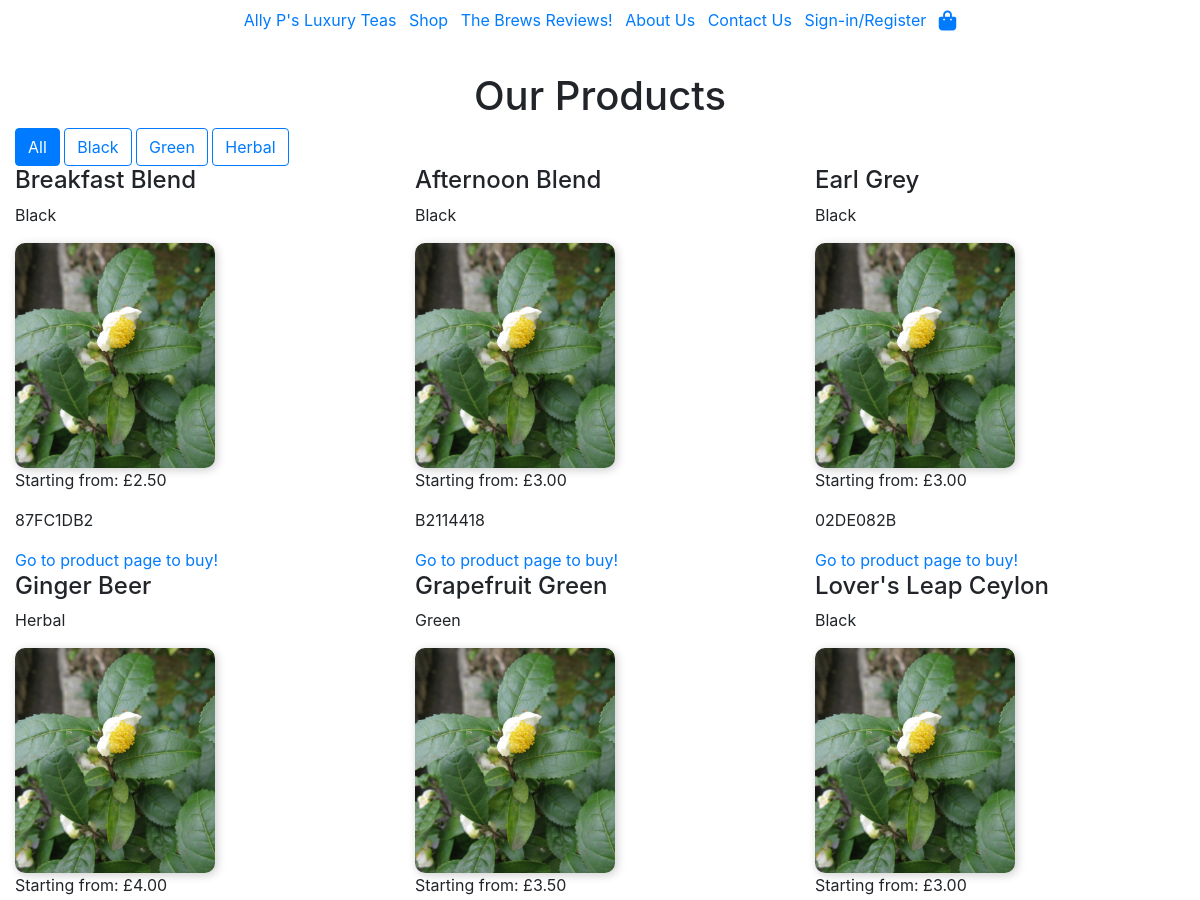
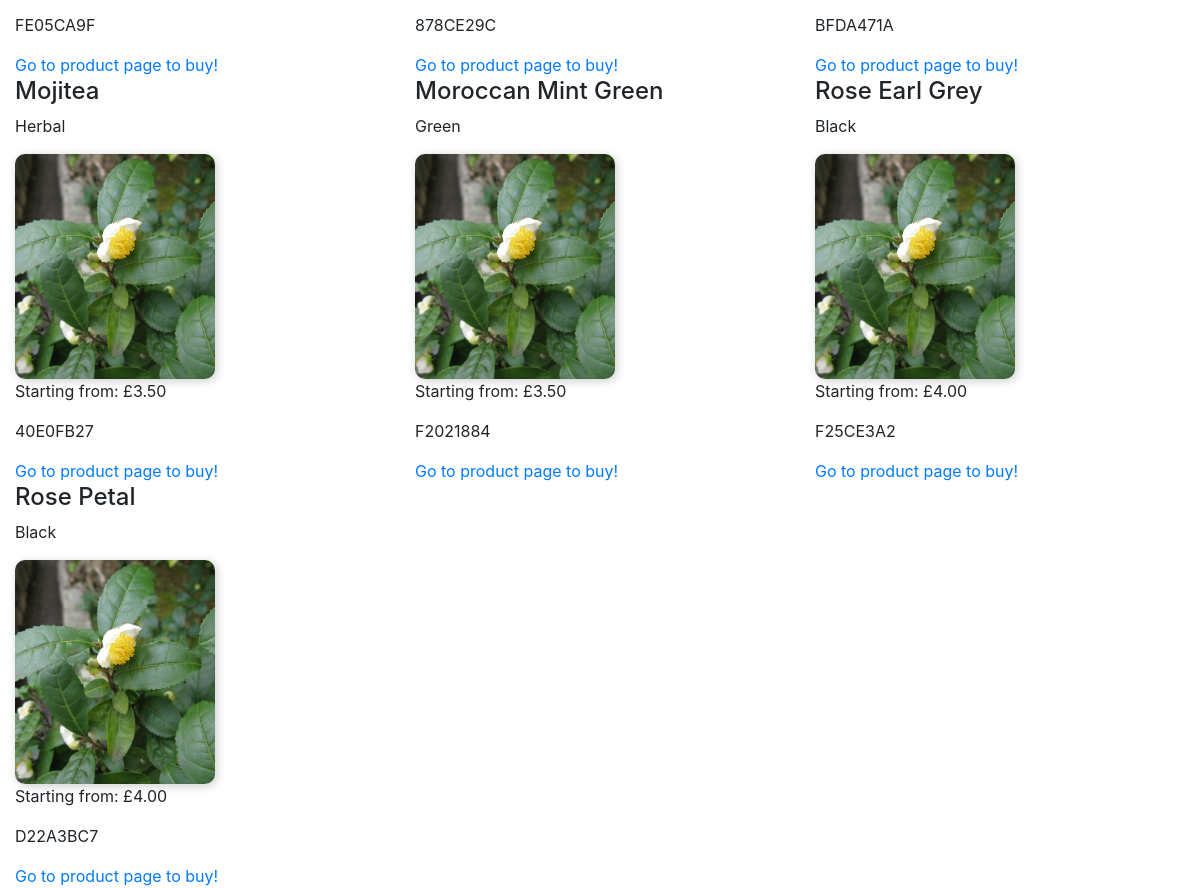
The app's page /shop/ with its own data (2 pictures, top to bottom).
### shop/models.py (models this page shows, shortened)
class Product(models.Model):
    TYPES = ((0, "Black"), (1, "Green"), (2, "Herbal"))
    name = models.CharField(max_length=65)
    sku = models.CharField(
        max_length=8,
        unique=True,
        default=generate_sku,
    )
    tea_type = models.IntegerField(choices=TYPES, default=0)
    base_price_number = models.DecimalField(max_digits=4, decimal_places=2)
    picture = models.ImageField(
        upload_to=product_image_upload_path,
        default='camellia-sinensis.jpg',
        blank=True,
    )

### shop/views.py (the view)
# urls.py: path("shop/", include("shop.urls")),
def shop(request):
    tea_type = request.GET.get("type")  # Get selected type from URL parameters
    if tea_type is not None:
        products = Product.objects.filter(tea_type=tea_type)
    else:
        products = Product.objects.all()  # Show all products if no filter
    tea_types = Product.TYPES  # Get available types from the model
    context = {
        'products': products,
        'tea_types': tea_types,
        'selected_type': tea_type,
    }
    return render(request, 'shop/shop.html', context)

### bag/contexts.py (called while the page is built, shortened)
def bag_contents(request):
    bag = request.session.get("bag", {})
    sample_product_id = request.session.get("sample_product_id")
    sample_added = bool(sample_product_id)
    bag_items = []
    total = 0
    total_items = 0
    total = round(total, 2)
    if total_items <= 1 and sample_added:
        sample_added = False
        request.session.pop("sample_product_id", None)
    context = {
        "bag_items": bag_items,
        "total_items": total_items,
        "total": total,
        "sample_added": sample_added,
        "sample_product": sample_product if sample_added else None,
    }
    return context

### shop/templates/shop/shop.html
{% extends "base.html" %}
{% block content %}
<div class="container-fluid">
<h1>Our Products</h1>
<div>
    <a href="{% url 'shop' %}" class="btn {% if not selected_type %}btn-primary{% else %}btn-outline-primary{% endif %}">
        All
    </a>
    {% for type_value, type_name in tea_types %}
        <a href="?type={{ type_value }}" class="btn {% if selected_type == type_value|stringformat:"s" %}btn-primary{% else %}btn-outline-primary{% endif %}">
            {{ type_name }}
        </a>
    {% endfor %}
</div>
<div class="row">
    {% for product in products %}
    <div class="product col-12 col-md-6 col-lg-4">
        <h4>{{ product.name }}</h4>
        <p>{{ product.get_tea_type_display }}</p>
        <img src="{{ product.picture.url }}" alt="{{ product.name }}" class="shop-img" width="200px" height="auto">
        <p>Starting from: £{{ product.base_price_number }}</p>
        <p>{{ product.sku }}</p>
        <a href="{% url 'product_detail' sku=product.sku %}">Go to product page to buy!</a>
    </div>
    {% endfor %}
</div>
</div>
{% endblock content %}

### templates/base.html (shortened to what this page needs)
{% load static %}
<!DOCTYPE html>
<html lang="en">
    <head>
        <link rel="stylesheet"
              href="https://cdn.jsdelivr.net/npm/bootstrap@4.6.0/dist/css/bootstrap.min.css" />
        <link rel="stylesheet" href="{% static 'css/base.css' %}" />
    </head>
    <body>
        <header>
            <nav class="navbar">
                <div class="container-fluid">
                    <ul class="list-inline mx-auto">
                        <li class="d-sm-none d-lg-inline-block list-inline-item">
                            <a href="{% url 'welcome' %}">
                                <p>Ally P's Luxury Teas</p>
                            </a>
                        </li>
                        <li class="list-inline-item">
                            <a href="{% url 'shop' %}">Shop</a>
                        </li>
                        <li class="list-inline-item d-none d-lg-inline-block">
                            <a href="">The Brews Reviews!</a>
                        </li>
                        <li class="list-inline-item">
                            <a href="">About Us</a>
                        </li>
                        <li class="list-inline-item">
                            <a href="">Contact Us</a>
                        </li>
                        <li class="list-inline-item">
                            {% if request.user.is_authenticated %}
                                <li class="list-inline-item dropdown">
                                    <a class="nav-link dropdown-toggle"
                                       href="#"
                                       id="accountDropdown"
                                       role="button"
                                       data-toggle="dropdown"
                                       aria-expanded="false">Account</a>
                                    <div class="dropdown-menu dropdown-menu-right"
                                         aria-labelledby="accountDropdown">
                                        <a class="dropdown-item" href="{% url 'profile' %}">View Profile</a>
                                        <a class="dropdown-item" href="{% url 'account_logout' %}">Logout</a>
                                    </div>
                                </li>
                            {% else %}
                                <a href="{% url 'account_signup' %}">Sign-in/Register</a>
                            {% endif %}
                        </li>
                        <li class="list-inline-item">
                            <a href="{% url 'view_bag' %}"><i class="fas fa-shopping-bag fa-lg"></i></a>
                        </li>
                    </ul>
                </div>
            </nav>
        </header>
        {% block content %}
        {% endblock content %}
    </body>
</html>

### static/css/base.css (style rules this page uses)
.shop-img { border-radius: 10px; box-shadow: 2px 2px 10px rgba(0, 0, 0, 0.2); }
h1 { text-align: center; }

### records on screen
Product: name "Breakfast Blend", tea_type "Black", picture (picture), base_price_number "2.50", sku "87FC1DB2"
Product: name "Afternoon Blend", tea_type "Black", picture (picture), base_price_number "3.00", sku "B2114418"
Product: name "Earl Grey", tea_type "Black", picture (picture), base_price_number "3.00", sku "02DE082B"
Product: name "Ginger Beer", tea_type "Herbal", picture (picture), base_price_number "4.00", sku "FE05CA9F"
Product: name "Grapefruit Green", tea_type "Green", picture (picture), base_price_number "3.50", sku "878CE29C"
Product: name "Lover's Leap Ceylon", tea_type "Black", picture (picture), base_price_number "3.00", sku "BFDA471A"
Product: name "Mojitea", tea_type "Herbal", picture (picture), base_price_number "3.50", sku "40E0FB27"
Product: name "Moroccan Mint Green", tea_type "Green", picture (picture), base_price_number "3.50", sku "F2021884"
Product: name "Rose Earl Grey", tea_type "Black", picture (picture), base_price_number "4.00", sku "F25CE3A2"
Product: name "Rose Petal", tea_type "Black", picture (picture), base_price_number "4.00", sku "D22A3BC7"

### other values on screen
{{ type_name }} "Black" "Green" "Herbal"
